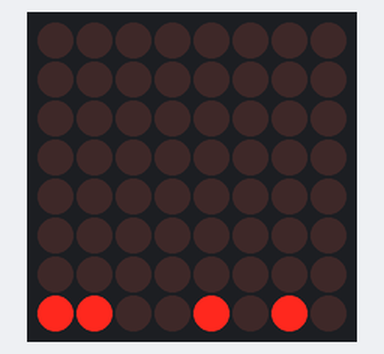
Simulated run of this sketch. Board: Arduino Uno, built with avr-gcc and run on an emulated ATmega328P. Parts: 8×8 LED matrix. Wiring (inferred from the names in the program): MAX7219 LED driver (orientation assumed): data pin 8; clock pin 10; CS pin 9.

Above: at 0.45 s.
At 5.25 s:
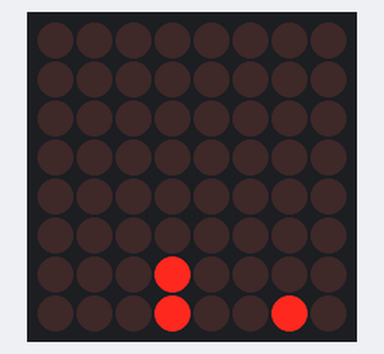
At 10.06 s:
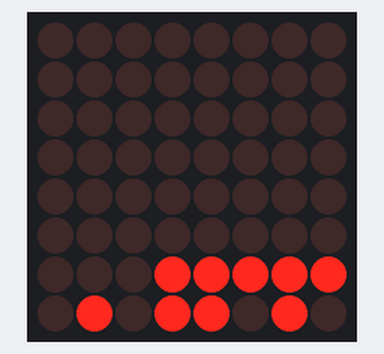
At 19.98 s:
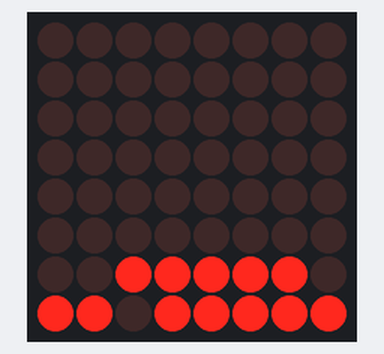
At 29.89 s:
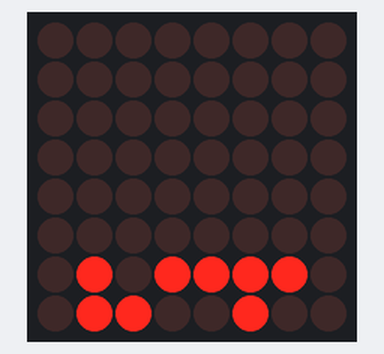
At 39.8 s:
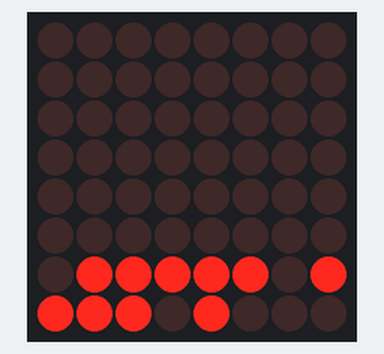

The sketch:

LEDMatricCounter.ino
```cpp
int Max7219_pinCLK = 10;
int Max7219_pinCS = 9;
int Max7219_pinDIN = 8;


void Write_Max7219_byte(unsigned char data) {
  unsigned char i;
  digitalWrite(Max7219_pinCS, LOW);
  for(i=8;i>=1;i--) {
    digitalWrite(Max7219_pinCLK, LOW);
    digitalWrite(Max7219_pinDIN, data & 0x80);// Extracting a bit data
    data = data << 1;
    digitalWrite(Max7219_pinCLK, HIGH);
  }
}


void Write_Max7219(unsigned char address, unsigned char data) {
  digitalWrite(Max7219_pinCS, LOW);
  Write_Max7219_byte(address);           //addressï¼Œcode of LED
  Write_Max7219_byte(data);               //dataï¼Œfigure on LED
  digitalWrite(Max7219_pinCS, HIGH);
}


void Init_MAX7219(void) {
  Write_Max7219(0x09, 0x00);       //decoding ï¼šBCD
  Write_Max7219(0x0a, 0x03);       //brightness
  Write_Max7219(0x0b, 0x07);       //scanlimitï¼›8 LEDs
  Write_Max7219(0x0c, 0x01);       //power-down modeï¼š0ï¼Œnormal modeï¼š1
  Write_Max7219(0x0f, 0x00);       //test displayï¼š1ï¼›EOTï¼Œdisplayï¼š0
}


void setup() {
  pinMode(Max7219_pinCLK, OUTPUT);
  pinMode(Max7219_pinCS, OUTPUT);
  pinMode(Max7219_pinDIN, OUTPUT);
  delay(50);
  Init_MAX7219();
  for(unsigned char i=0; i<8; i++) {
    Write_Max7219(i+1, 0);
  }
  Serial.begin(9600);
}


class Counter
{
  public:
    Counter(int size) {
      _position = size;
      _lower = 0;
      if(_position > 0) {
        _higher = new Counter(_position-1);
      }
    };
    void tick() {
      _lower = (_lower + 1) % 256;
      if(_lower == 0) {  // carry
        if(_position > 0) {
          _higher->tick();
        }
      }
      Write_Max7219(_position, _lower);
    };

  private:
    unsigned char _position;
    unsigned char _lower;
    Counter *_higher;
};


Counter *counter = new Counter(8);


void loop() {
  counter->tick();
  delay(1);
}
```
